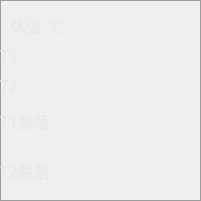
   <widget class="QGroupBox" name="tempInfoGroupBox">
    <property name="geometry">
     <rect>
      <x>1380</x>
      <y>710</y>
      <width>201</width>
      <height>201</height>
     </rect>
    </property>
    <property name="styleSheet">
     <string notr="true">        QGroupBox {
            border-color: rgb(156, 156, 156);
            border-width: 1px;
            border-style: solid;
            margin-top: 0.5ex;
        }</string>
    </property>
    <property name="title">
     <string/>
    </property>
    <widget class="QLabel" name="tempUnitLabel">
     <property name="geometry">
      <rect>
       <x>10</x>
       <y>10</y>
       <width>181</width>
       <height>31</height>
      </rect>
     </property>
     <property name="palette">
      <palette>
       <active>
        <colorrole role="WindowText">
         <brush brushstyle="SolidPattern">
          <color alpha="255">
           <red>231</red>
           <green>231</green>
           <blue>231</blue>
          </color>
         </brush>
        </colorrole>
        <colorrole role="Dark">
         <brush brushstyle="SolidPattern">
          <color alpha="255">
           <red>255</red>
           <green>255</green>
           <blue>255</blue>
          </color>
         </brush>
        </colorrole>
        <colorrole role="Text">
         <brush brushstyle="SolidPattern">
          <color alpha="255">
           <red>231</red>
           <green>231</green>
           <blue>231</blue>
          </color>
         </brush>
        </colorrole>
        <colorrole role="ButtonText">
         <brush brushstyle="SolidPattern">
          <color alpha="255">
           <red>231</red>
           <green>231</green>
           <blue>231</blue>
          </color>
         </brush>
        </colorrole>
        <colorrole role="PlaceholderText">
         <brush brushstyle="SolidPattern">
          <color alpha="128">
           <red>231</red>
           <green>231</green>
           <blue>231</blue>
          </color>
         </brush>
        </colorrole>
       </active>
       <inactive>
        <colorrole role="WindowText">
         <brush brushstyle="SolidPattern">
          <color alpha="255">
           <red>231</red>
           <green>231</green>
           <blue>231</blue>
          </color>
         </brush>
        </colorrole>
        <colorrole role="Dark">
         <brush brushstyle="SolidPattern">
          <color alpha="255">
           <red>255</red>
           <green>255</green>
           <blue>255</blue>
          </color>
         </brush>
        </colorrole>
        <colorrole role="Text">
         <brush brushstyle="SolidPattern">
          <color alpha="255">
           <red>231</red>
           <green>231</green>
           <blue>231</blue>
          </color>
         </brush>
        </colorrole>
        <colorrole role="ButtonText">
         <brush brushstyle="SolidPattern">
          <color alpha="255">
           <red>231</red>
           <green>231</green>
           <blue>231</blue>
          </color>
         </brush>
        </colorrole>
        <colorrole role="PlaceholderText">
         <brush brushstyle="SolidPattern">
          <color alpha="128">
           <red>231</red>
           <green>231</green>
           <blue>231</blue>
          </color>
         </brush>
        </colorrole>
       </inactive>
       <disabled>
        <colorrole role="WindowText">
         <brush brushstyle="SolidPattern">
          <color alpha="255">
           <red>255</red>
           <green>255</green>
           <blue>255</blue>
          </color>
         </brush>
        </colorrole>
        <colorrole role="Dark">
         <brush brushstyle="SolidPattern">
          <color alpha="255">
           <red>255</red>
           <green>255</green>
           <blue>255</blue>
          </color>
         </brush>
        </colorrole>
        <colorrole role="Text">
         <brush brushstyle="SolidPattern">
          <color alpha="255">
           <red>255</red>
           <green>255</green>
           <blue>255</blue>
          </color>
         </brush>
        </colorrole>
        <colorrole role="ButtonText">
         <brush brushstyle="SolidPattern">
          <color alpha="255">
           <red>255</red>
           <green>255</green>
           <blue>255</blue>
          </color>
         </brush>
        </colorrole>
        <colorrole role="PlaceholderText">
         <brush brushstyle="SolidPattern">
          <color alpha="128">
           <red>231</red>
           <green>231</green>
           <blue>231</blue>
          </color>
         </brush>
        </colorrole>
       </disabled>
      </palette>
     </property>
     <property name="font">
      <font>
       <family>宋体</family>
       <pointsize>12</pointsize>
      </font>
     </property>
     <property name="text">
      <string>体温 ℃</string>
     </property>
    </widget>
    <widget class="QLabel" name="temp1Label">
     <property name="geometry">
      <rect>
       <x>0</x>
       <y>40</y>
       <width>51</width>
       <height>31</height>
      </rect>
     </property>
     <property name="palette">
      <palette>
       <active>
        <colorrole role="WindowText">
         <brush brushstyle="SolidPattern">
          <color alpha="255">
           <red>231</red>
           <green>231</green>
           <blue>231</blue>
          </color>
         </brush>
        </colorrole>
        <colorrole role="Dark">
         <brush brushstyle="SolidPattern">
          <color alpha="255">
           <red>255</red>
           <green>255</green>
           <blue>255</blue>
          </color>
         </brush>
        </colorrole>
        <colorrole role="Text">
         <brush brushstyle="SolidPattern">
          <color alpha="255">
           <red>231</red>
           <green>231</green>
           <blue>231</blue>
          </color>
         </brush>
        </colorrole>
        <colorrole role="ButtonText">
         <brush brushstyle="SolidPattern">
          <color alpha="255">
           <red>231</red>
           <green>231</green>
           <blue>231</blue>
          </color>
         </brush>
        </colorrole>
        <colorrole role="PlaceholderText">
         <brush brushstyle="SolidPattern">
          <color alpha="128">
           <red>231</red>
           <green>231</green>
           <blue>231</blue>
          </color>
         </brush>
        </colorrole>
       </active>
       <inactive>
        <colorrole role="WindowText">
         <brush brushstyle="SolidPattern">
          <color alpha="255">
           <red>231</red>
           <green>231</green>
           <blue>231</blue>
          </color>
         </brush>
        </colorrole>
        <colorrole role="Dark">
         <brush brushstyle="SolidPattern">
          <color alpha="255">
           <red>255</red>
           <green>255</green>
           <blue>255</blue>
          </color>
         </brush>
        </colorrole>
        <colorrole role="Text">
         <brush brushstyle="SolidPattern">
          <color alpha="255">
           <red>231</red>
           <green>231</green>
           <blue>231</blue>
          </color>
         </brush>
        </colorrole>
        <colorrole role="ButtonText">
         <brush brushstyle="SolidPattern">
          <color alpha="255">
           <red>231</red>
           <green>231</green>
           <blue>231</blue>
          </color>
         </brush>
        </colorrole>
        <colorrole role="PlaceholderText">
         <brush brushstyle="SolidPattern">
          <color alpha="128">
           <red>231</red>
           <green>231</green>
           <blue>231</blue>
          </color>
         </brush>
        </colorrole>
       </inactive>
       <disabled>
        <colorrole role="WindowText">
         <brush brushstyle="SolidPattern">
          <color alpha="255">
           <red>255</red>
           <green>255</green>
           <blue>255</blue>
          </color>
         </brush>
        </colorrole>
        <colorrole role="Dark">
         <brush brushstyle="SolidPattern">
          <color alpha="255">
           <red>255</red>
           <green>255</green>
           <blue>255</blue>
          </color>
         </brush>
        </colorrole>
        <colorrole role="Text">
         <brush brushstyle="SolidPattern">
          <color alpha="255">
           <red>255</red>
           <green>255</green>
           <blue>255</blue>
          </color>
         </brush>
        </colorrole>
        <colorrole role="ButtonText">
         <brush brushstyle="SolidPattern">
          <color alpha="255">
           <red>255</red>
           <green>255</green>
           <blue>255</blue>
          </color>
         </brush>
        </colorrole>
        <colorrole role="PlaceholderText">
         <brush brushstyle="SolidPattern">
          <color alpha="128">
           <red>231</red>
           <green>231</green>
           <blue>231</blue>
          </color>
         </brush>
        </colorrole>
       </disabled>
      </palette>
     </property>
     <property name="font">
      <font>
       <family>新宋体</family>
       <pointsize>12</pointsize>
      </font>
     </property>
     <property name="text">
      <string>T1:</string>
     </property>
    </widget>
    <widget class="QLabel" name="temp2Label">
     <property name="geometry">
      <rect>
       <x>0</x>
       <y>70</y>
       <width>51</width>
       <height>31</height>
      </rect>
     </property>
     <property name="palette">
      <palette>
       <active>
        <colorrole role="WindowText">
         <brush brushstyle="SolidPattern">
          <color alpha="255">
           <red>231</red>
           <green>231</green>
           <blue>231</blue>
          </color>
         </brush>
        </colorrole>
        <colorrole role="Dark">
         <brush brushstyle="SolidPattern">
          <color alpha="255">
           <red>255</red>
           <green>255</green>
           <blue>255</blue>
          </color>
         </brush>
        </colorrole>
        <colorrole role="Text">
         <brush brushstyle="SolidPattern">
          <color alpha="255">
           <red>231</red>
           <green>231</green>
           <blue>231</blue>
          </color>
         </brush>
        </colorrole>
        <colorrole role="ButtonText">
         <brush brushstyle="SolidPattern">
          <color alpha="255">
           <red>231</red>
           <green>231</green>
           <blue>231</blue>
          </color>
         </brush>
        </colorrole>
        <colorrole role="PlaceholderText">
         <brush brushstyle="SolidPattern">
          <color alpha="128">
           <red>231</red>
           <green>231</green>
           <blue>231</blue>
          </color>
         </brush>
        </colorrole>
       </active>
       <inactive>
        <colorrole role="WindowText">
         <brush brushstyle="SolidPattern">
          <color alpha="255">
           <red>231</red>
           <green>231</green>
           <blue>231</blue>
          </color>
         </brush>
        </colorrole>
        <colorrole role="Dark">
         <brush brushstyle="SolidPattern">
          <color alpha="255">
           <red>255</red>
           <green>255</green>
           <blue>255</blue>
          </color>
         </brush>
        </colorrole>
        <colorrole role="Text">
         <brush brushstyle="SolidPattern">
          <color alpha="255">
           <red>231</red>
           <green>231</green>
           <blue>231</blue>
          </color>
         </brush>
        </colorrole>
        <colorrole role="ButtonText">
         <brush brushstyle="SolidPattern">
          <color alpha="255">
           <red>231</red>
           <green>231</green>
           <blue>231</blue>
          </color>
         </brush>
        </colorrole>
        <colorrole role="PlaceholderText">
         <brush brushstyle="SolidPattern">
          <color alpha="128">
           <red>231</red>
           <green>231</green>
           <blue>231</blue>
          </color>
         </brush>
        </colorrole>
       </inactive>
       <disabled>
        <colorrole role="WindowText">
         <brush brushstyle="SolidPattern">
          <color alpha="255">
           <red>255</red>
           <green>255</green>
           <blue>255</blue>
          </color>
         </brush>
        </colorrole>
        <colorrole role="Dark">
         <brush brushstyle="SolidPattern">
          <color alpha="255">
           <red>255</red>
           <green>255</green>
           <blue>255</blue>
          </color>
         </brush>
        </colorrole>
        <colorrole role="Text">
         <brush brushstyle="SolidPattern">
          <color alpha="255">
           <red>255</red>
           <green>255</green>
           <blue>255</blue>
          </color>
         </brush>
        </colorrole>
        <colorrole role="ButtonText">
         <brush brushstyle="SolidPattern">
          <color alpha="255">
           <red>255</red>
           <green>255</green>
           <blue>255</blue>
          </color>
         </brush>
        </colorrole>
        <colorrole role="PlaceholderText">
         <brush brushstyle="SolidPattern">
          <color alpha="128">
           <red>231</red>
           <green>231</green>
           <blue>231</blue>
          </color>
         </brush>
        </colorrole>
       </disabled>
      </palette>
     </property>
     <property name="font">
      <font>
       <family>宋体</family>
       <pointsize>12</pointsize>
      </font>
     </property>
     <property name="text">
      <string>T2:</string>
     </property>
    </widget>
    <widget class="QLabel" name="temp1LeadLabel">
     <property name="geometry">
      <rect>
       <x>0</x>
       <y>100</y>
       <width>101</width>
       <height>41</height>
      </rect>
     </property>
     <property name="palette">
      <palette>
       <active>
        <colorrole role="WindowText">
         <brush brushstyle="SolidPattern">
          <color alpha="255">
           <red>231</red>
           <green>231</green>
           <blue>231</blue>
          </color>
         </brush>
        </colorrole>
        <colorrole role="Dark">
         <brush brushstyle="SolidPattern">
          <color alpha="255">
           <red>255</red>
           <green>255</green>
           <blue>255</blue>
          </color>
         </brush>
        </colorrole>
        <colorrole role="Text">
         <brush brushstyle="SolidPattern">
          <color alpha="255">
           <red>231</red>
           <green>231</green>
           <blue>231</blue>
          </color>
         </brush>
        </colorrole>
        <colorrole role="ButtonText">
         <brush brushstyle="SolidPattern">
          <color alpha="255">
           <red>231</red>
           <green>231</green>
           <blue>231</blue>
          </color>
         </brush>
        </colorrole>
        <colorrole role="PlaceholderText">
         <brush brushstyle="SolidPattern">
          <color alpha="128">
           <red>231</red>
           <green>231</green>
           <blue>231</blue>
          </color>
         </brush>
        </colorrole>
       </active>
       <inactive>
        <colorrole role="WindowText">
         <brush brushstyle="SolidPattern">
          <color alpha="255">
           <red>231</red>
           <green>231</green>
           <blue>231</blue>
          </color>
         </brush>
        </colorrole>
        <colorrole role="Dark">
         <brush brushstyle="SolidPattern">
          <color alpha="255">
           <red>255</red>
           <green>255</green>
           <blue>255</blue>
          </color>
         </brush>
        </colorrole>
        <colorrole role="Text">
         <brush brushstyle="SolidPattern">
          <color alpha="255">
           <red>231</red>
           <green>231</green>
           <blue>231</blue>
          </color>
         </brush>
        </colorrole>
        <colorrole role="ButtonText">
         <brush brushstyle="SolidPattern">
          <color alpha="255">
           <red>231</red>
           <green>231</green>
           <blue>231</blue>
          </color>
         </brush>
        </colorrole>
        <colorrole role="PlaceholderText">
         <brush brushstyle="SolidPattern">
          <color alpha="128">
           <red>231</red>
           <green>231</green>
           <blue>231</blue>
          </color>
         </brush>
        </colorrole>
       </inactive>
       <disabled>
        <colorrole role="WindowText">
         <brush brushstyle="SolidPattern">
          <color alpha="255">
           <red>255</red>
           <green>255</green>
           <blue>255</blue>
          </color>
         </brush>
        </colorrole>
        <colorrole role="Dark">
         <brush brushstyle="SolidPattern">
          <color alpha="255">
           <red>255</red>
           <green>255</green>
           <blue>255</blue>
          </color>
         </brush>
        </colorrole>
        <colorrole role="Text">
         <brush brushstyle="SolidPattern">
          <color alpha="255">
           <red>255</red>
           <green>255</green>
           <blue>255</blue>
          </color>
         </brush>
        </colorrole>
        <colorrole role="ButtonText">
         <brush brushstyle="SolidPattern">
          <color alpha="255">
           <red>255</red>
           <green>255</green>
           <blue>255</blue>
          </color>
         </brush>
        </colorrole>
        <colorrole role="PlaceholderText">
         <brush brushstyle="SolidPattern">
          <color alpha="128">
           <red>231</red>
           <green>231</green>
           <blue>231</blue>
          </color>
         </brush>
        </colorrole>
       </disabled>
      </palette>
     </property>
     <property name="font">
      <font>
       <family>宋体</family>
       <pointsize>12</pointsize>
      </font>
     </property>
     <property name="text">
      <string>T1脱落</string>
     </property>
    </widget>
    <widget class="QLabel" name="temp2LeadLabel">
     <property name="geometry">
      <rect>
       <x>0</x>
       <y>150</y>
       <width>101</width>
       <height>41</height>
      </rect>
     </property>
     <property name="palette">
      <palette>
       <active>
        <colorrole role="WindowText">
         <brush brushstyle="SolidPattern">
          <color alpha="255">
           <red>231</red>
           <green>231</green>
           <blue>231</blue>
          </color>
         </brush>
        </colorrole>
        <colorrole role="Dark">
         <brush brushstyle="SolidPattern">
          <color alpha="255">
           <red>255</red>
           <green>255</green>
           <blue>255</blue>
          </color>
         </brush>
        </colorrole>
        <colorrole role="Text">
         <brush brushstyle="SolidPattern">
          <color alpha="255">
           <red>231</red>
           <green>231</green>
           <blue>231</blue>
          </color>
         </brush>
        </colorrole>
        <colorrole role="ButtonText">
         <brush brushstyle="SolidPattern">
          <color alpha="255">
           <red>231</red>
           <green>231</green>
           <blue>231</blue>
          </color>
         </brush>
        </colorrole>
        <colorrole role="PlaceholderText">
         <brush brushstyle="SolidPattern">
          <color alpha="128">
           <red>231</red>
           <green>231</green>
           <blue>231</blue>
          </color>
         </brush>
        </colorrole>
       </active>
       <inactive>
        <colorrole role="WindowText">
         <brush brushstyle="SolidPattern">
          <color alpha="255">
           <red>231</red>
           <green>231</green>
           <blue>231</blue>
          </color>
         </brush>
        </colorrole>
        <colorrole role="Dark">
         <brush brushstyle="SolidPattern">
          <color alpha="255">
           <red>255</red>
           <green>255</green>
           <blue>255</blue>
          </color>
         </brush>
        </colorrole>
        <colorrole role="Text">
         <brush brushstyle="SolidPattern">
          <color alpha="255">
           <red>231</red>
           <green>231</green>
           <blue>231</blue>
          </color>
         </brush>
        </colorrole>
        <colorrole role="ButtonText">
         <brush brushstyle="SolidPattern">
          <color alpha="255">
           <red>231</red>
           <green>231</green>
           <blue>231</blue>
          </color>
         </brush>
        </colorrole>
        <colorrole role="PlaceholderText">
         <brush brushstyle="SolidPattern">
          <color alpha="128">
           <red>231</red>
           <green>231</green>
           <blue>231</blue>
          </color>
         </brush>
        </colorrole>
       </inactive>
       <disabled>
        <colorrole role="WindowText">
         <brush brushstyle="SolidPattern">
          <color alpha="255">
           <red>255</red>
           <green>255</green>
           <blue>255</blue>
          </color>
         </brush>
        </colorrole>
        <colorrole role="Dark">
         <brush brushstyle="SolidPattern">
          <color alpha="255">
           <red>255</red>
           <green>255</green>
           <blue>255</blue>
          </color>
         </brush>
        </colorrole>
        <colorrole role="Text">
         <brush brushstyle="SolidPattern">
          <color alpha="255">
           <red>255</red>
           <green>255</green>
           <blue>255</blue>
          </color>
         </brush>
        </colorrole>
        <colorrole role="ButtonText">
         <brush brushstyle="SolidPattern">
          <color alpha="255">
           <red>255</red>
           <green>255</green>
           <blue>255</blue>
          </color>
         </brush>
        </colorrole>
        <colorrole role="PlaceholderText">
         <brush brushstyle="SolidPattern">
          <color alpha="128">
           <red>231</red>
           <green>231</green>
           <blue>231</blue>
          </color>
         </brush>
        </colorrole>
       </disabled>
      </palette>
     </property>
     <property name="font">
      <font>
       <family>宋体</family>
       <pointsize>12</pointsize>
      </font>
     </property>
     <property name="text">
      <string>T2脱落</string>
     </property>
    </widget>
    <widget class="QLabel" name="temp1ValLabel">
     <property name="geometry">
      <rect>
       <x>60</x>
       <y>40</y>
       <width>71</width>
       <height>31</height>
      </rect>
     </property>
     <property name="palette">
      <palette>
       <active>
        <colorrole role="WindowText">
         <brush brushstyle="SolidPattern">
          <color alpha="255">
           <red>231</red>
           <green>231</green>
           <blue>231</blue>
          </color>
         </brush>
        </colorrole>
        <colorrole role="Dark">
         <brush brushstyle="SolidPattern">
          <color alpha="255">
           <red>255</red>
           <green>255</green>
           <blue>255</blue>
          </color>
         </brush>
        </colorrole>
        <colorrole role="Text">
         <brush brushstyle="SolidPattern">
          <color alpha="255">
           <red>231</red>
           <green>231</green>
           <blue>231</blue>
          </color>
         </brush>
        </colorrole>
        <colorrole role="ButtonText">
         <brush brushstyle="SolidPattern">
          <color alpha="255">
           <red>231</red>
           <green>231</green>
           <blue>231</blue>
          </color>
         </brush>
        </colorrole>
        <colorrole role="PlaceholderText">
         <brush brushstyle="SolidPattern">
          <color alpha="128">
           <red>231</red>
           <green>231</green>
           <blue>231</blue>
          </color>
         </brush>
        </colorrole>
       </active>
       <inactive>
        <colorrole role="WindowText">
         <brush brushstyle="SolidPattern">
          <color alpha="255">
           <red>231</red>
           <green>231</green>
           <blue>231</blue>
          </color>
         </brush>
        </colorrole>
        <colorrole role="Dark">
         <brush brushstyle="SolidPattern">
          <color alpha="255">
           <red>255</red>
           <green>255</green>
           <blue>255</blue>
          </color>
         </brush>
        </colorrole>
        <colorrole role="Text">
         <brush brushstyle="SolidPattern">
          <color alpha="255">
           <red>231</red>
           <green>231</green>
           <blue>231</blue>
          </color>
         </brush>
        </colorrole>
        <colorrole role="ButtonText">
         <brush brushstyle="SolidPattern">
          <color alpha="255">
           <red>231</red>
           <green>231</green>
           <blue>231</blue>
          </color>
         </brush>
        </colorrole>
        <colorrole role="PlaceholderText">
         <brush brushstyle="SolidPattern">
          <color alpha="128">
           <red>231</red>
           <green>231</green>
           <blue>231</blue>
          </color>
         </brush>
        </colorrole>
       </inactive>
       <disabled>
        <colorrole role="WindowText">
         <brush brushstyle="SolidPattern">
          <color alpha="255">
           <red>255</red>
           <green>255</green>
           <blue>255</blue>
          </color>
         </brush>
        </colorrole>
        <colorrole role="Dark">
         <brush brushstyle="SolidPattern">
          <color alpha="255">
           <red>255</red>
           <green>255</green>
           <blue>255</blue>
          </color>
         </brush>
        </colorrole>
        <colorrole role="Text">
         <brush brushstyle="SolidPattern">
          <color alpha="255">
           <red>255</red>
           <green>255</green>
           <blue>255</blue>
          </color>
         </brush>
        </colorrole>
        <colorrole role="ButtonText">
         <brush brushstyle="SolidPattern">
          <color alpha="255">
           <red>255</red>
           <green>255</green>
           <blue>255</blue>
          </color>
         </brush>
        </colorrole>
        <colorrole role="PlaceholderText">
         <brush brushstyle="SolidPattern">
          <color alpha="128">
           <red>231</red>
           <green>231</green>
           <blue>231</blue>
          </color>
         </brush>
        </colorrole>
       </disabled>
      </palette>
     </property>
     <property name="font">
      <font>
       <family>宋体</family>
       <pointsize>12</pointsize>
      </font>
     </property>
     <property name="text">
      <string>--</string>
     </property>
    </widget>
    <widget class="QLabel" name="temp2ValLabel">
     <property name="geometry">
      <rect>
       <x>60</x>
       <y>60</y>
       <width>71</width>
       <height>41</height>
      </rect>
     </property>
     <property name="palette">
      <palette>
       <active>
        <colorrole role="WindowText">
         <brush brushstyle="SolidPattern">
          <color alpha="255">
           <red>231</red>
           <green>231</green>
           <blue>231</blue>
          </color>
         </brush>
        </colorrole>
        <colorrole role="Dark">
         <brush brushstyle="SolidPattern">
          <color alpha="255">
           <red>255</red>
           <green>255</green>
           <blue>255</blue>
          </color>
         </brush>
        </colorrole>
        <colorrole role="Text">
         <brush brushstyle="SolidPattern">
          <color alpha="255">
           <red>231</red>
           <green>231</green>
           <blue>231</blue>
          </color>
         </brush>
        </colorrole>
        <colorrole role="ButtonText">
         <brush brushstyle="SolidPattern">
          <color alpha="255">
           <red>231</red>
           <green>231</green>
           <blue>231</blue>
          </color>
         </brush>
        </colorrole>
        <colorrole role="PlaceholderText">
         <brush brushstyle="SolidPattern">
          <color alpha="128">
           <red>231</red>
           <green>231</green>
           <blue>231</blue>
          </color>
         </brush>
        </colorrole>
       </active>
       <inactive>
        <colorrole role="WindowText">
         <brush brushstyle="SolidPattern">
          <color alpha="255">
           <red>231</red>
           <green>231</green>
           <blue>231</blue>
          </color>
         </brush>
        </colorrole>
        <colorrole role="Dark">
         <brush brushstyle="SolidPattern">
          <color alpha="255">
           <red>255</red>
           <green>255</green>
           <blue>255</blue>
          </color>
         </brush>
        </colorrole>
        <colorrole role="Text">
         <brush brushstyle="SolidPattern">
          <color alpha="255">
           <red>231</red>
           <green>231</green>
           <blue>231</blue>
          </color>
         </brush>
        </colorrole>
        <colorrole role="ButtonText">
         <brush brushstyle="SolidPattern">
          <color alpha="255">
           <red>231</red>
           <green>231</green>
           <blue>231</blue>
          </color>
         </brush>
        </colorrole>
        <colorrole role="PlaceholderText">
         <brush brushstyle="SolidPattern">
          <color alpha="128">
           <red>231</red>
           <green>231</green>
           <blue>231</blue>
          </color>
         </brush>
        </colorrole>
       </inactive>
       <disabled>
        <colorrole role="WindowText">
         <brush brushstyle="SolidPattern">
          <color alpha="255">
           <red>255</red>
           <green>255</green>
           <blue>255</blue>
          </color>
         </brush>
        </colorrole>
        <colorrole role="Dark">
         <brush brushstyle="SolidPattern">
          <color alpha="255">
           <red>255</red>
           <green>255</green>
           <blue>255</blue>
          </color>
         </brush>
        </colorrole>
        <colorrole role="Text">
         <brush brushstyle="SolidPattern">
          <color alpha="255">
           <red>255</red>
           <green>255</green>
           <blue>255</blue>
          </color>
         </brush>
        </colorrole>
        <colorrole role="ButtonText">
         <brush brushstyle="SolidPattern">
          <color alpha="255">
           <red>255</red>
           <green>255</green>
           <blue>255</blue>
          </color>
         </brush>
        </colorrole>
        <colorrole role="PlaceholderText">
         <brush brushstyle="SolidPattern">
          <color alpha="128">
           <red>231</red>
           <green>231</green>
           <blue>231</blue>
          </color>
         </brush>
        </colorrole>
       </disabled>
      </palette>
     </property>
     <property name="font">
      <font>
       <family>宋体</family>
       <pointsize>12</pointsize>
      </font>
     </property>
     <property name="text">
      <string>--</string>
     </property>
    </widget>
   </widget>
